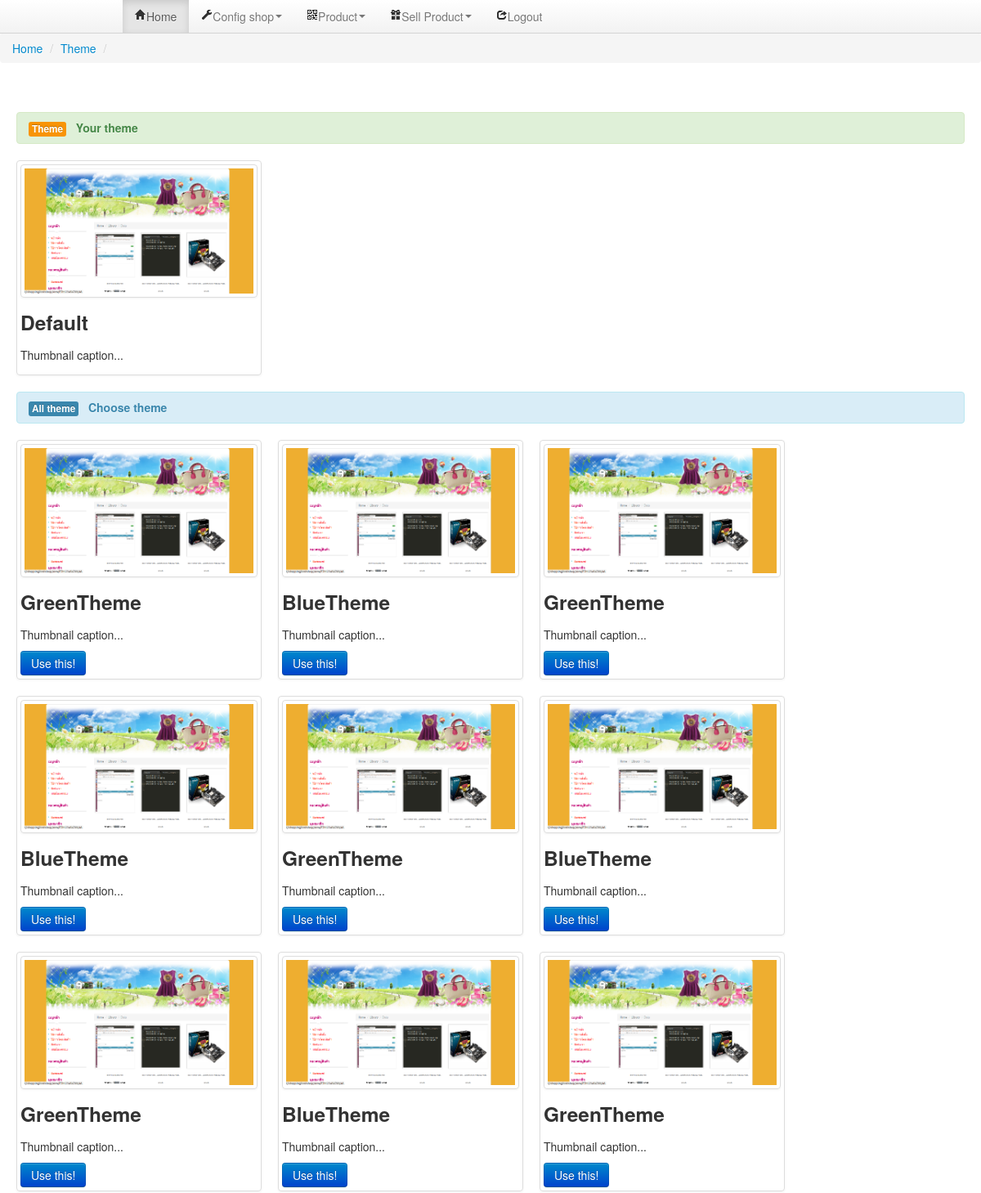
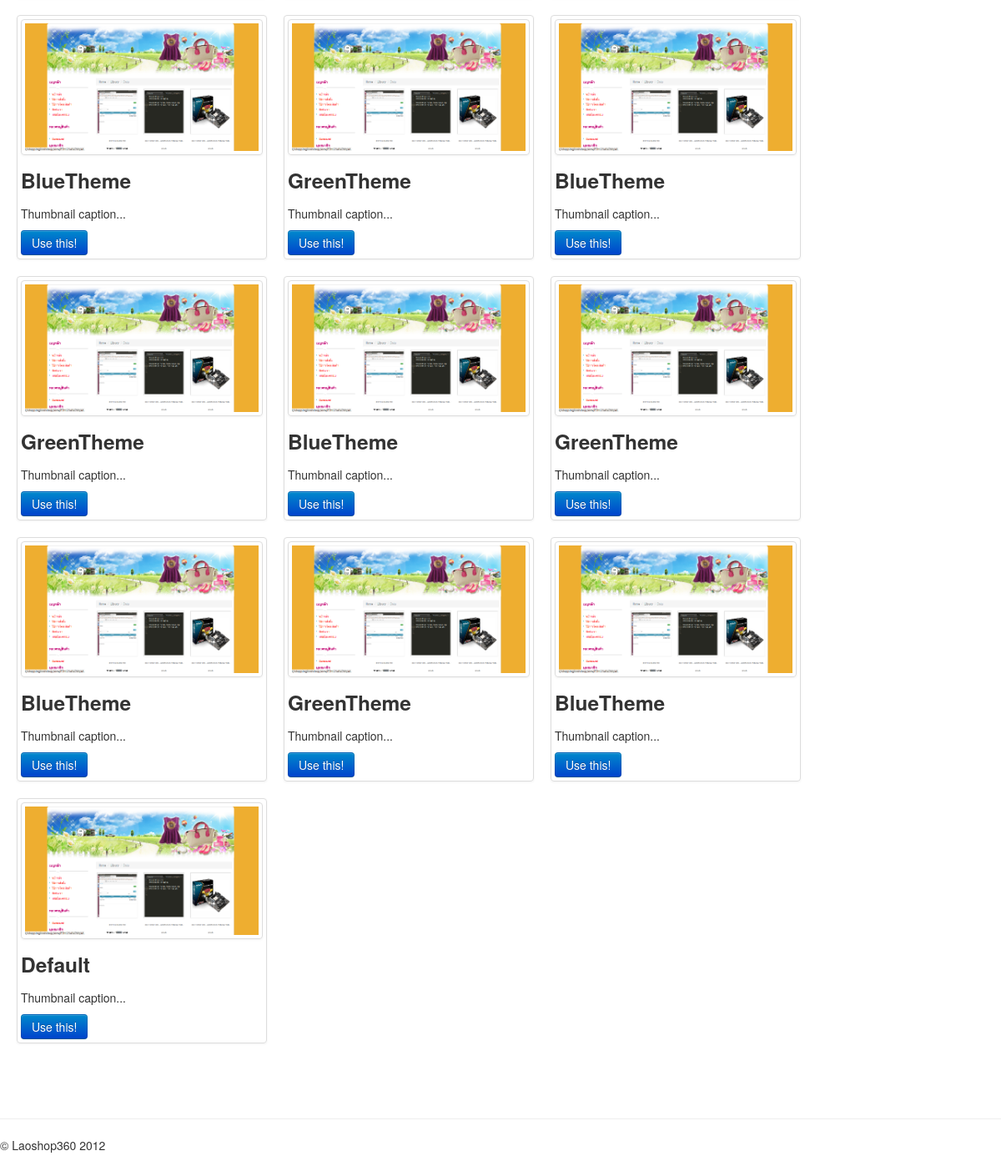
/admin/index.php?action=theme (signed in), run on the app's committed database (2 pictures, top to bottom).
### tables this page shows
CREATE TABLE IF NOT EXISTS `tb_theme` (
  `Id` int(11) NOT NULL AUTO_INCREMENT,
  `ThemeId` int(11) NOT NULL,
  `User` varchar(50) NOT NULL,
  PRIMARY KEY (`Id`)
);

CREATE TABLE IF NOT EXISTS `tb_config_theme` (
  `Id` int(11) NOT NULL AUTO_INCREMENT,
  `ThemeName` varchar(50) NOT NULL,
  `ThemePath` varchar(50) NOT NULL,
  `ThemeImg` varchar(50) NOT NULL,
  PRIMARY KEY (`Id`)
);

### class/function.php (called while the page is built, shortened)
<?php
class Db_Process  {
	public function Query($sql) {
		$str=mysql_query($sql) or die(mysql_error());
		return $str;
	}
	public function FetchData($sql){
		$str=mysql_fetch_array($sql);
		return $str;
	}
}
?>

### admin/module/theme.php (the view, shortened to what this page needs)
<?php
$tb="tb_config_theme";
echo "<br><br><div class=\"alert alert-success\"><span class=\"label label-warning\">".Theme."</span>&nbsp;&nbsp;
<span style=\"font-weight:bold\">".YourTheme."</span></div>";
$sql_yourtheme="select tb_theme.Id,$tb.* from tb_theme inner join $tb on tb_theme.ThemeId=$tb.Id where tb_theme.User='".$_SESSION['UsrId']."' ";
$q=$StrDB->Query($sql_yourtheme);
$rst=$StrDB->FetchData($q);
 	echo "<div class=\"row\">";
  echo "<li style=\"list-style:none\" class=\"span4\">";
     echo "<div class=\"thumbnail\">";
      echo "<a href=\"#\" class=\"thumbnail\">";
      echo "<img  src=\"".WebUrl."template/$rst[ThemePath]/$rst[ThemeImg]\"  ></a>";
      echo "<h3>$rst[ThemeName]</h3>";
     echo " <p>Thumbnail caption...</p>";
    echo "</div>";
  echo "</li>";
  echo "</div><br>";
echo "<div class=\"alert alert-info\"><span class=\"label label-info\">".AllTheme."</span>&nbsp;&nbsp;
<span style=\"font-weight:bold\">".ChooseTheme."</span></div>";
		$sql="select * from $tb    order by Id desc";
		$query=$StrDB->Query($sql);
		echo "<ul class=\"thumbnails\">";
 		while($rs=$StrDB->FetchData($query)) {
  echo "<li class=\"span4\">";
    echo "<div class=\"thumbnail\">";
      echo "<a href=\"#\" class=\"thumbnail\">";
      echo "<img  src=\"".WebUrl."template/$rs[ThemePath]/$rs[ThemeImg]\"  ></a>";
      echo "<h3>$rs[ThemeName]</h3>";
     echo " <p>Thumbnail caption...</p>";
     echo "<a  class=\"btn btn-primary\" onClick=\"return confirm('".rusureUse."')\"  href=\"".WebUrl."admin/index.php?action=$_GET[action]&section=edit&id=$rs[0]\" >".UseTheme."</a>";
    echo "</div>";
  echo "</li>";
		}
		echo "</ul>";
?>

### admin/header.php (style rules this page uses)
body { padding-top: 0px; padding-bottom: 40px; }

### data on the page
tb_theme: tb_config_theme.ThemePath+ThemeImg (picture), tb_config_theme.ThemeName "Default"
tb_config_theme: ThemePath+ThemeImg (picture), ThemeName "GreenTheme"
tb_config_theme: ThemePath+ThemeImg (picture), ThemeName "BlueTheme"
tb_config_theme: ThemePath+ThemeImg (picture), ThemeName "GreenTheme"
tb_config_theme: ThemePath+ThemeImg (picture), ThemeName "BlueTheme"
tb_config_theme: ThemePath+ThemeImg (picture), ThemeName "GreenTheme"
tb_config_theme: ThemePath+ThemeImg (picture), ThemeName "BlueTheme"
tb_config_theme: ThemePath+ThemeImg (picture), ThemeName "GreenTheme"
tb_config_theme: ThemePath+ThemeImg (picture), ThemeName "BlueTheme"
tb_config_theme: ThemePath+ThemeImg (picture), ThemeName "GreenTheme"
tb_config_theme: ThemePath+ThemeImg (picture), ThemeName "BlueTheme"
tb_config_theme: ThemePath+ThemeImg (picture), ThemeName "GreenTheme"
tb_config_theme: ThemePath+ThemeImg (picture), ThemeName "BlueTheme"
tb_config_theme: ThemePath+ThemeImg (picture), ThemeName "GreenTheme"
tb_config_theme: ThemePath+ThemeImg (picture), ThemeName "BlueTheme"
tb_config_theme: ThemePath+ThemeImg (picture), ThemeName "GreenTheme"
tb_config_theme: ThemePath+ThemeImg (picture), ThemeName "BlueTheme"
tb_config_theme: ThemePath+ThemeImg (picture), ThemeName "GreenTheme"
tb_config_theme: ThemePath+ThemeImg (picture), ThemeName "BlueTheme"
tb_config_theme: ThemePath+ThemeImg (picture), ThemeName "Default"

### other printed values
home "Home"
ConfigShop "Config shop"
Product "Product"
sell "Sell Product"
logout "Logout"
Theme "Theme"
YourTheme "Your theme"
AllTheme "All theme"
ChooseTheme "Choose theme"
WebName "Laoshop360"
